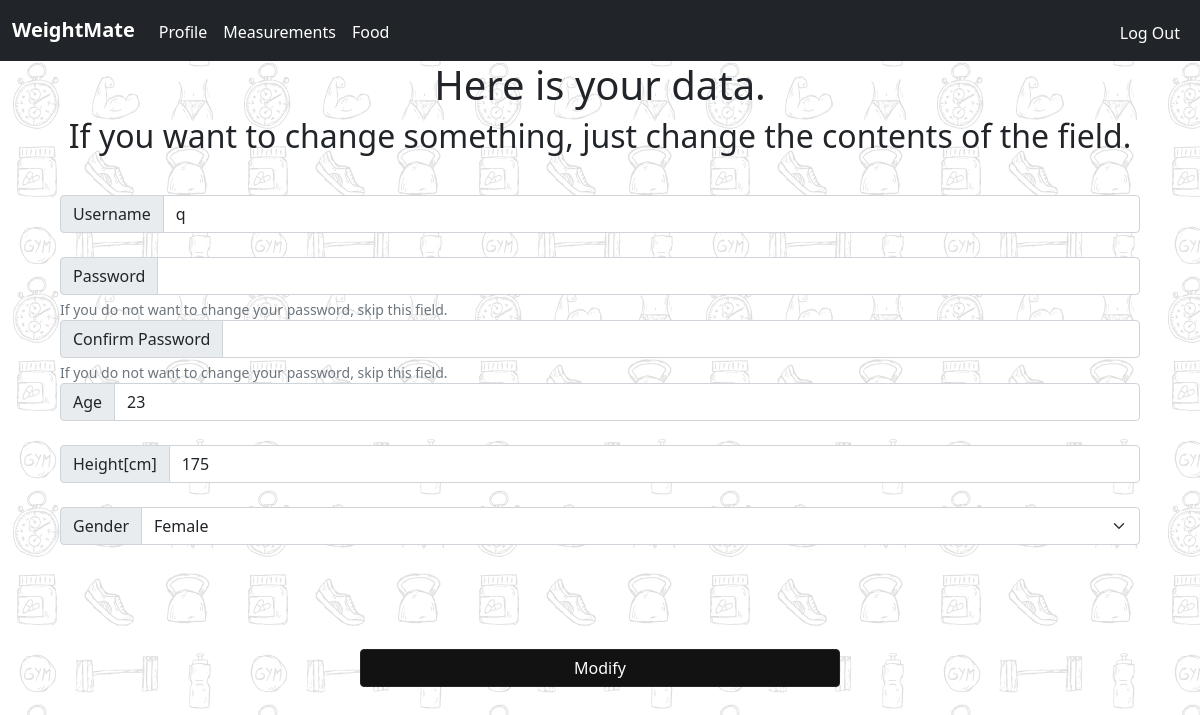
Screenshot of /modprof (signed in) with the database file from the repository.
### tables this page shows
CREATE TABLE users (id INTEGER PRIMARY KEY AUTOINCREMENT NOT NULL, username TEXT NOT NULL, hash TEXT NOT NULL, height INTEGER, age INTEGER, gender TEXT, activity TEXT, tdee INTEGER, rate INTEGER, bmr INTEGER, goal NUMERIC, premium INTEGER DEFAULT 0, admin BOOLEAN DEFAULT FALSE);

### app.py (the view, shortened to what this page needs)
@app.route("/modprof", methods=["GET", "POST"])
@login_required
@startform_required
def modprof():
    gender = [
        "Male",
        "Female"
    ]
    data = udb.execute("SELECT * FROM users WHERE id = ?", session["user_id"])
    if request.method == "GET":
        return render_template("modprof.html", data=data, gender=gender)
    return redirect("/profile")

### addfunc.py (called while the page is built)
def login_required(f):
    @wraps(f)
    def decorated_function(*args, **kwargs):
        if session.get("user_id") is None:
            return redirect("/notlogged")
        return f(*args, **kwargs)
    return decorated_function

def startform_required(f):
    @wraps(f)
    def decorated_function(*args, **kwargs):
        if session.get("user_id") != None and session.get("age") is None:
            return redirect("/getstarted")
        return f(*args, **kwargs)
    return decorated_function

### templates/modprof.html (shortened to what this page needs)
{% extends "layout.html" %}
{% block main %}
<div class="profile" style="text-align:center;">
    <h1>Here is your data.</h1>
    <h2>If you want to change something, just change the contents of the field.</h2>
</div>
    <form name="bmr" class="startform" method="post">
        <div class="input-group flex-nowrap">
            <span class="input-group-text" id="addon-wrapping">Username</span>
            <input value="{{data[0]["username"]}}" type="text" id="username" name="username" class="form-control" placeholder="Username" aria-label="Username" aria-describedby="addon-wrapping">
        </div>
        <br>
        <div class="input-group flex-nowrap">
            <span class="input-group-text" id="addon-wrapping">Password</span>
            <input type="password" id="password" name="password" class="form-control" id="exampleInputPassword1">
        </div>
        <div id="passwordHelpBlock" class="form-text">
            If you do not want to change your password, skip this field.
        </div>
        <div class="input-group flex-nowrap">
            <span class="input-group-text" id="addon-wrapping">Confirm Password</span>
            <input type="password" id="confirmation" name="confirmation" class="form-control" id="exampleInputPassword1">
        </div>
        <div id="passwordHelpBlock" class="form-text">
            If you do not want to change your password, skip this field.
        </div>
        <div class="input-group flex-nowrap">
            <span class="input-group-text" id="addon-wrapping">Age</span>
            <input value="{{data[0]["age"]}}" type="text" id="age" name="age" class="form-control" placeholder="Age" aria-label="Age" aria-describedby="addon-wrapping">
        </div>
        <br>
        <div class="input-group flex-nowrap">
            <span class="input-group-text" id="addon-wrapping">Height[cm]</span>
            <input value="{{data[0]["height"]}}" type="text" id="height" name="height" class="form-control" placeholder="Height" aria-label="Height" aria-describedby="addon-wrapping">
        </div>
        <br>
        <div class="input-group flex-nowrap">
        <span class="input-group-text" id="addon-wrapping">Gender</span>
        <select name="gender", id="gender" class="form-select" id="inputGroupSelect01" required>
            <option selected value="{{data[0]["gender"]}}" hidden>{{data[0]["gender"]}}</option>
          </select>
        </div>
        <br>
        <div style="text-align:center;">
            <button class="btn btn-outline-dark submit " type="submit" style="background-color:#121212; color:white; width:40vw; margin-top:10vh;">Modify</button>
        </div>
    </form>
{% endblock %}

### static/styles.css (style rules this page uses)
html, body { max-width: 100%; }
.background { background-image: url("background.png"); }
.startform { padding-top:2vh; margin:auto; width:90vw; }

### rows the page displays
users: username "q", age "23", height "175", gender "Female"
